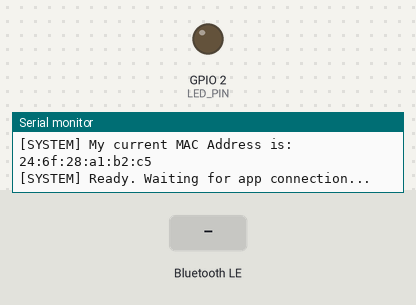
The sketch below on a simulated ESP32. Parts: output pins drawn as LEDs (lit = HIGH), the last lines printed to the serial monitor. The inputs (shaded band) are chosen by the test bench. Nothing arrives over Bluetooth unless stated; a phone connects over Bluetooth LE 3 s after start.

Above: at 3.2 s.
3.3 s: Bluetooth LE write "UNLOCK" received
At 4.1 s:
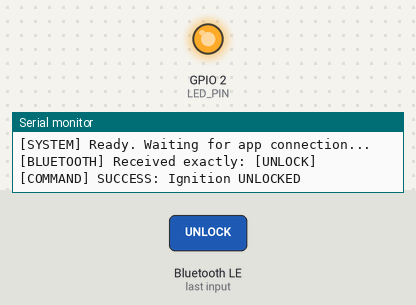
4.8 s: Bluetooth LE write "LOCK" received
At 5.3 s:
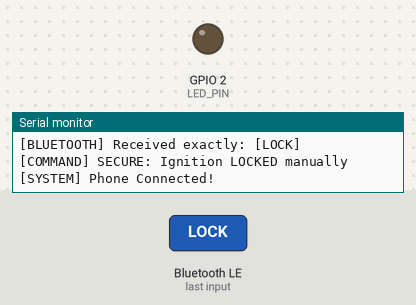
Timing chart, 0 to 7.8 s (numbered marks = the images above; inputs shaded):
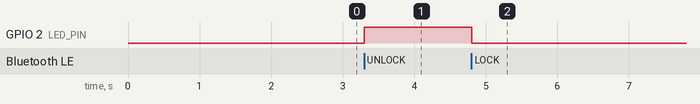

The sketch:

FZ_Smart_Ignition.ino
```cpp
#include <NimBLEDevice.h>

#define LED_PIN 2 // Built-in blue LED (Simulates the ignition relay)

#define SERVICE_UUID        "12345678-1234-1234-1234-123456789abc"
#define CHARACTERISTIC_UUID "87654321-4321-4321-4321-cba987654321"

// --- STATE VARIABLES ---
bool deviceConnected = false;
bool isUnlocked = false;
unsigned long unlockTime = 0;
const unsigned long AUTO_LOCK_DELAY = 30000; // 30 seconds in milliseconds

NimBLECharacteristic *pCharacteristic;

// --- CONNECTION MONITORING ---
class ServerCallbacks: public NimBLEServerCallbacks {
    void onConnect(NimBLEServer* pServer) {
      deviceConnected = true;
      Serial.println("\n[SYSTEM] Phone Connected!");
    }

    void onDisconnect(NimBLEServer* pServer) {
      deviceConnected = false;
      Serial.println("\n[SYSTEM] Phone Disconnected or Out of Range!");

      // Failsafe: Lock the bike immediately if connection drops
      if (isUnlocked) {
        isUnlocked = false;
        digitalWrite(LED_PIN, LOW);
        Serial.println("[SECURE] Auto-locked due to disconnect.");
      }

      NimBLEDevice::startAdvertising();
      Serial.println("[SYSTEM] Advertising restarted...");
    }
};

// --- COMMAND PROCESSING ---
class MyCallbacks: public NimBLECharacteristicCallbacks {
    void onWrite(NimBLECharacteristic *pChar) {
      String rxValue = pChar->getValue().c_str();

      // CRITICAL FIX: Clean the incoming text from MIT App Inventor
      rxValue.trim();

      // Print exactly what we received inside brackets to expose hidden spaces
      Serial.print("\n[BLUETOOTH] Received exactly: [");
      Serial.print(rxValue);
      Serial.println("]");

      // Use indexOf() to find the word, ignoring App Inventor's list brackets
      if (rxValue.indexOf("UNLOCK") != -1) {
        isUnlocked = true;
        unlockTime = millis(); // Start 30s timer
        digitalWrite(LED_PIN, HIGH);
        Serial.println("[COMMAND] SUCCESS: Ignition UNLOCKED");
      }
      else if (rxValue.indexOf("LOCK") != -1) {
        isUnlocked = false;
        digitalWrite(LED_PIN, LOW);
        Serial.println("[COMMAND] SECURE: Ignition LOCKED manually");
      }
      else if (rxValue.indexOf("PING") != -1) {
        Serial.println("[COMMAND] PING received. Replying ONLINE.");
        pChar->setValue("ONLINE");
      }
    }
};

void setup() {
  Serial.begin(115200);

  // Wait 2 seconds for the Serial Monitor to catch up
  delay(2000);

  pinMode(LED_PIN, OUTPUT);
  digitalWrite(LED_PIN, LOW);

  Serial.println("\nBooting Advanced FZ System...");

  // Initialize the NimBLE Server
  NimBLEDevice::init("FZ_Smart_Ignition");

  // --- DIAGNOSTIC: Verify the MAC Address ---
  Serial.print("[SYSTEM] My current MAC Address is: ");
  Serial.println(NimBLEDevice::getAddress().toString().c_str());
  // ------------------------------------------

  NimBLEServer *pServer = NimBLEDevice::createServer();

  pServer->setCallbacks(new ServerCallbacks());

  NimBLEService *pService = pServer->createService(SERVICE_UUID);

  pCharacteristic = pService->createCharacteristic(
                               CHARACTERISTIC_UUID,
                               NIMBLE_PROPERTY::WRITE |
                               NIMBLE_PROPERTY::READ |
                               NIMBLE_PROPERTY::NOTIFY
                             );

  pCharacteristic->setCallbacks(new MyCallbacks());
  pService->start();

  NimBLEAdvertising *pAdvertising = NimBLEDevice::getAdvertising();
  pAdvertising->addServiceUUID(SERVICE_UUID);
  pAdvertising->start();

  Serial.println("[SYSTEM] Ready. Waiting for app connection...");
}

void loop() {
  // --- AUTO-LOCK TIMER ---
  if (isUnlocked && deviceConnected) {
    if (millis() - unlockTime >= AUTO_LOCK_DELAY) {
      isUnlocked = false;
      digitalWrite(LED_PIN, LOW);
      Serial.println("\n[SECURE] 30-Second Timeout reached. Auto-Locked.");
    }
  }

  delay(10); // Keep loop stable
}
```

Measured:
- after the input at 3.3 s, GPIO 2 (LED_PIN): LOW → HIGH at once
- after the input at 4.8 s, GPIO 2 (LED_PIN): HIGH → LOW at once
